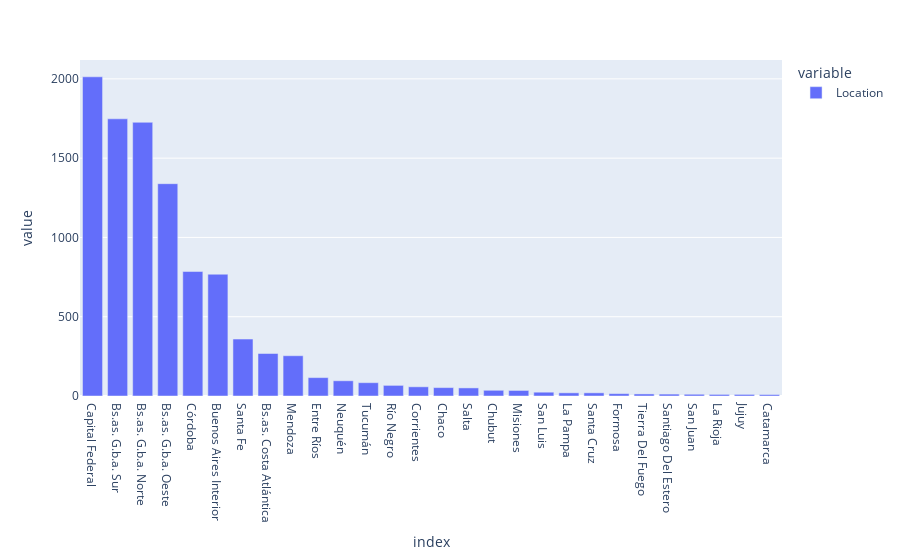

The cell this chart's notebook holds for it:
### Code cell
locations.plot.bar()

### Figure 1 — Plotly figure (JSON) as saved in the notebook; plotly's stock layout.template omitted (floating-point values rounded to 4 significant figures)
{"data": [{"alignmentgroup": "True", "hovertemplate": "variable=Location<br>index=%{x}<br>value=%{y}<extra></extra>", "legendgroup": "Location", "marker": {"color": "#636efa", "pattern": {"shape": ""}}, "name": "Location", "offsetgroup": "Location", "orientation": "v", "showlegend": true, "textposition": "auto", "type": "bar", "x": ["Capital Federal", "Bs.as. G.b.a. Sur", "Bs.as. G.b.a. Norte", "Bs.as. G.b.a. Oeste", "Córdoba", "Buenos Aires Interior", "Santa Fe", "Bs.as. Costa Atlántica", "Mendoza", "Entre Ríos", "Neuquén", "Tucumán", "Río Negro", "Corrientes", "Chaco", "Salta", "Chubut", "Misiones", "San Luis", "La Pampa", "Santa Cruz", "Formosa", "Tierra Del Fuego", "Santiago Del Estero", "San Juan", "La Rioja", "Jujuy", "Catamarca"], "xaxis": "x", "y": [2013, 1748, 1726, 1339, 785, 768, 359, 268, 254, 116, 96, 84, 67, 58, 53, 51, 36, 35, 24, 20, 20, 15, 13, 12, 11, 10, 10, 9], "yaxis": "y"}], "layout": {"barmode": "relative", "legend": {"title": {"text": "variable"}, "tracegroupgap": 0}, "margin": {"t": 60}, "xaxis": {"anchor": "y", "domain": [0, 1], "title": {"text": "index"}}, "yaxis": {"anchor": "x", "domain": [0, 1], "title": {"text": "value"}}}}
